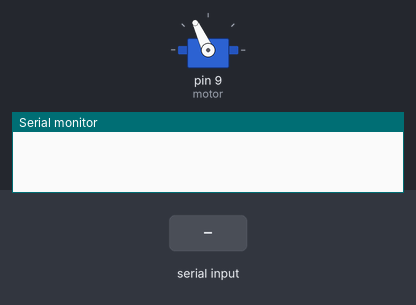
Recording of a sketch running on a simulated Arduino Uno, built with avr-gcc and run on an emulated ATmega328P. Parts: servo, the last lines printed to the serial monitor. Inputs (shaded band) come from the test bench.

Above: at 1.2 s.
1.3 s: "recycle\n" received over Serial
At 3.1 s:
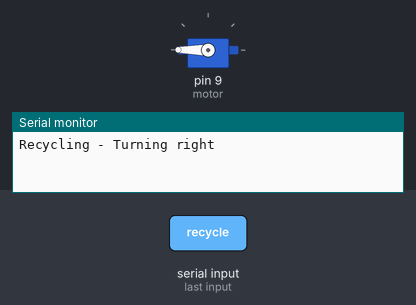
4.3 s: "non-recycle\n" received over Serial
At 5.7 s:
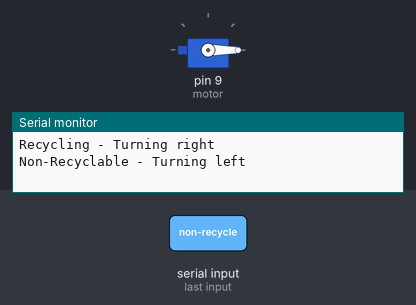
Timing chart, 0 to 7.8 s (numbered marks = the images above; inputs shaded):
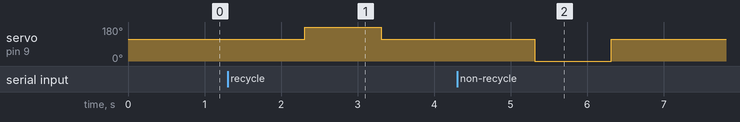

The sketch:

code2.ino
```cpp
#include <Servo.h>

Servo motor;

void setup() {
  Serial.begin(9600);
  motor.attach(9); // Servo motor on pin 9
  motor.write(115); // Start at center
}

void loop() {
  if (Serial.available()) {
    String command = Serial.readStringUntil('\n');
    command.trim();

    if (command == "recycle") {
      Serial.println("Recycling - Turning right");
      delay(1000);
      motor.write(180);  // Right
      delay(1000);
      motor.write(115); // Back to center

    } else if (command == "non-recycle") {
      Serial.println("Non-Recyclable - Turning left");
      delay(1000);
      motor.write(0); // Left
      delay(1000);
      motor.write(115);  // Back to center
    }
  }
}
```

Measured:
- after the input at 1.3 s, servo on pin 9 (motor): 115° → 180° after 1.0 s, → 115° 1.0 s later
- after the input at 4.3 s, servo on pin 9 (motor): 115° → 0° after 1.0 s, → 115° 1.0 s later
